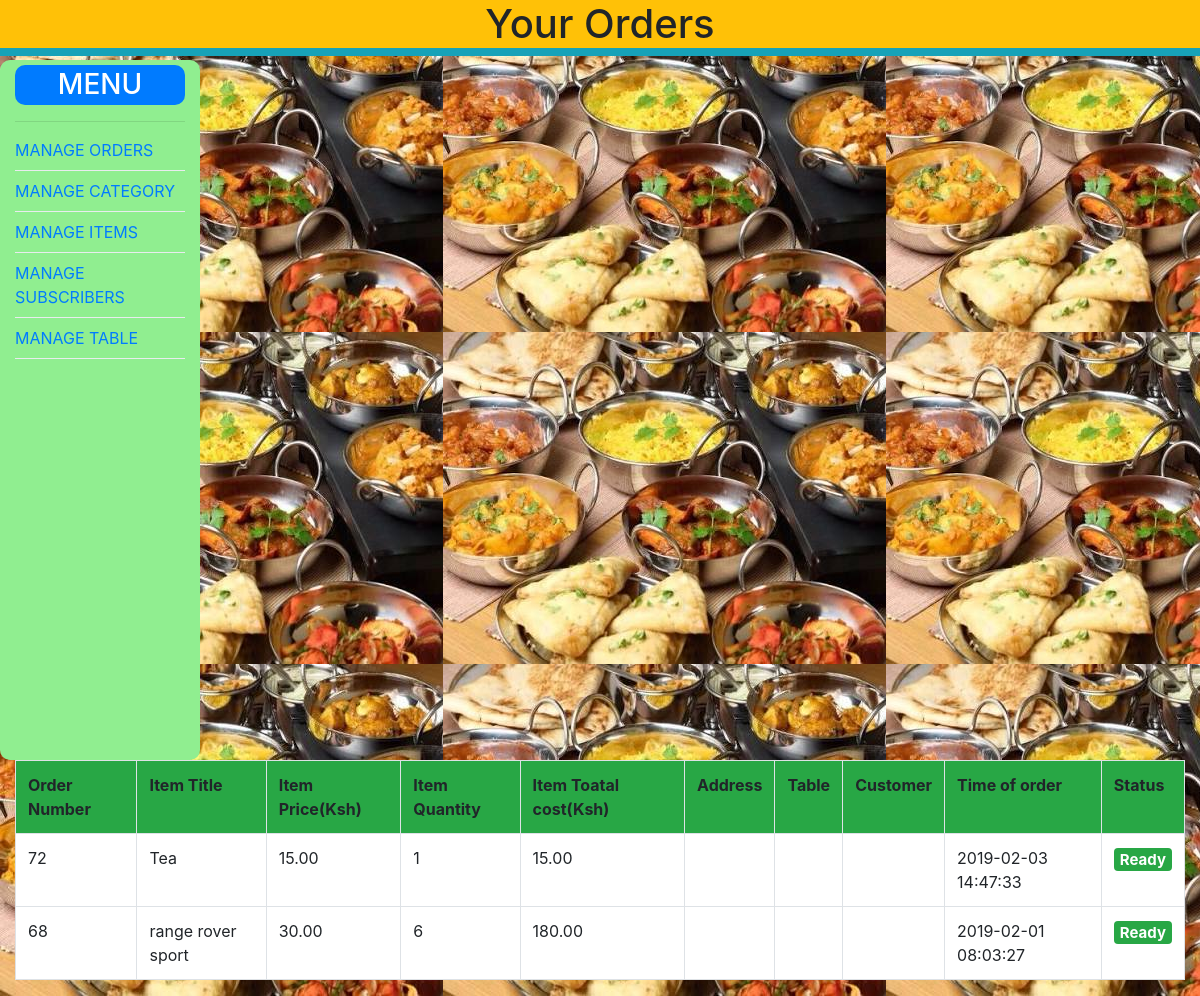
The app's page /ord.php, older data.
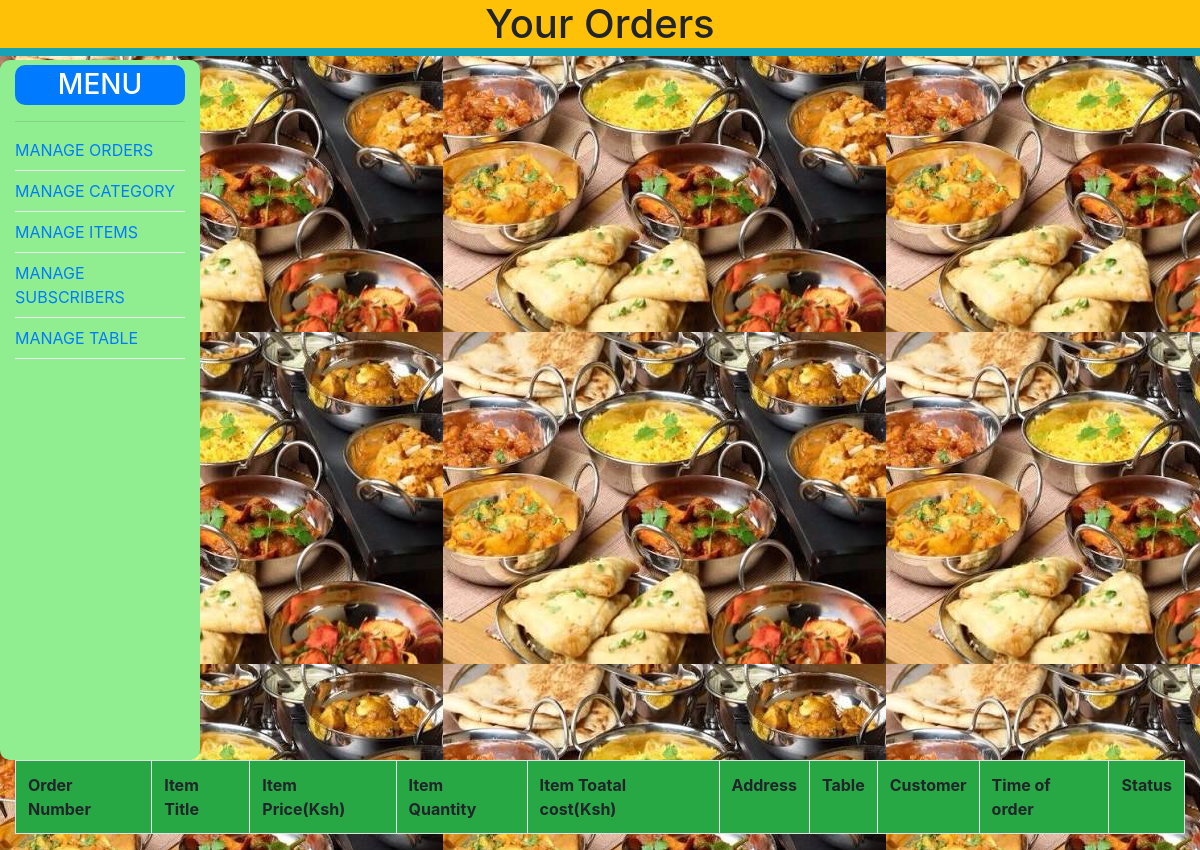
The same page, newer data.
### tables this page shows
CREATE TABLE `orders` (
  `id` int(11) NOT NULL,
  `name` varchar(100) NOT NULL,
  `price` decimal(50,2) NOT NULL,
  `quant` int(100) NOT NULL,
  `tot_cost` decimal(50,2) NOT NULL,
  `customer` varchar(100) NOT NULL,
  `address` varchar(250) NOT NULL,
  `tabl` varchar(100) NOT NULL,
  `time_order` datetime DEFAULT CURRENT_TIMESTAMP ON UPDATE CURRENT_TIMESTAMP,
  `archive` tinyint(4) NOT NULL DEFAULT '1',
  `delivery` tinyint(11) NOT NULL DEFAULT '0'
);

### ord.php (the view, shortened to what this page needs)
<?php
include 'includes/header.php';
include 'nav.php';
 ?>
 	<h1 style="text-align: center;" class="bg-warning fixed-top">Your Orders</h1>
	<div class="container-fluid">
<div class="row" style="margin-top: 60px;">
			<?php include 'incl/sidebar.php'; ?>
			<?php
			$sql_query = $conn->query("SELECT * FROM orders WHERE customer='$id'  ORDER BY time_order DESC");
			 ?>
			<div class="col-md-12">
				<table class="table table-striped table-hover table-bordered" style="padding: 10px;">
					<tr class="bg-success">
						<th>Order Number</th>
						<th>Item Title</th>
						<th>Item Price(Ksh)</th>
						<th>Item Quantity</th>
						<th>Item Toatal cost(Ksh)</th>
						<th>Address</th>
						<th>Table</th>
						<th>Customer</th>
						<th>Time of order</th>
						<th>Status</th>
					</tr>
					<?php while($order = mysqli_fetch_assoc($sql_query)): ?>
					<tr style="background-color: white">
						<td>
							<?=$order['id'] ;?>
						</td>
						<td>
							<?=$order['name']; ?>
						</td>
						<td>
							<?=$order['price']; ?>
						</td>
						<td>
							<?=$order['quant']; ?>
						</td>
						<td>
							<?=$order['tot_cost']; ?>
						</td>
						<td>
						</td>
						<td>
						</td>
						<td>
						</td>
						<td>
							<?=$order['time_order']; ?>
						</td>
						<td>
							<?php
							$init =$order['time_order'];
					        $current =date('y-m-d H:i:s');
					        $init=strtotime($init);
					        $current=strtotime($current);
					        $time_diff = $current-$init;
					        $time_diff =$time_diff+3600;
							if ($time_diff<1800){
								echo '<h5><span class="badge badge-secondary">Pending...</span></h5>';
							}else{
								echo '<h5><span class="badge badge-success">Ready</span></h5>';
							}
							 ?>
						</td>
					</tr>
					<?php endwhile; ?>
				</table>
			</div><br><br>
		</div>
	</div>

Row changes from the older to the newer data that the page shows:
removed orders: id "72", name "Tea", price "15.00", quant "1", tot_cost "15.00", time_order "2019-02-03 14:47:33"
removed orders: id "68", name "range rover sport", price "30.00", quant "6", tot_cost "180.00", time_order "2019-02-01 08:03:27"
